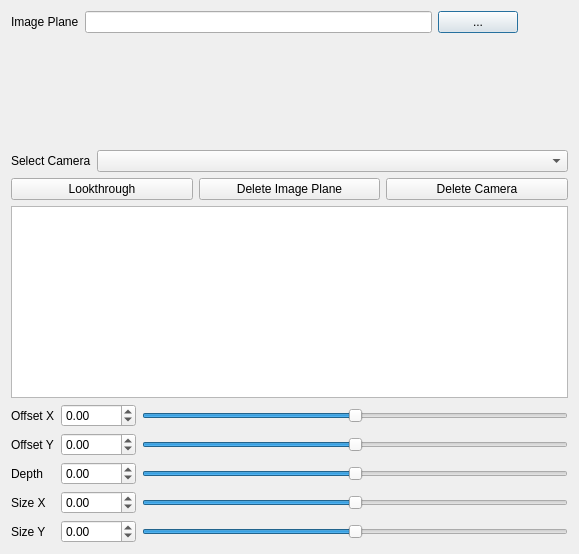
<?xml version="1.0" encoding="UTF-8"?>
<ui version="4.0">
 <class>Dialog</class>
 <widget class="QDialog" name="Dialog">
  <property name="geometry">
   <rect>
    <x>0</x>
    <y>0</y>
    <width>579</width>
    <height>554</height>
   </rect>
  </property>
  <property name="windowTitle">
   <string>Dialog</string>
  </property>
  <layout class="QGridLayout" name="gridLayout_6">
   <item row="0" column="0">
    <layout class="QVBoxLayout" name="verticalLayout">
     <property name="topMargin">
      <number>0</number>
     </property>
     <item>
      <layout class="QHBoxLayout" name="horizontalLayout_7">
       <property name="topMargin">
        <number>0</number>
       </property>
       <property name="rightMargin">
        <number>50</number>
       </property>
       <item>
        <layout class="QGridLayout" name="gridLayout_7">
         <item row="0" column="0">
          <widget class="QLabel" name="imagePlaneLabel">
           <property name="text">
            <string>Image Plane</string>
           </property>
          </widget>
         </item>
         <item row="0" column="1">
          <widget class="QLineEdit" name="imagePlaneLineEdit"/>
         </item>
        </layout>
       </item>
       <item>
        <widget class="QPushButton" name="imageplane_pb">
         <property name="text">
          <string>...</string>
         </property>
        </widget>
       </item>
      </layout>
     </item>
     <item>
      <spacer name="verticalSpacer">
       <property name="orientation">
        <enum>Qt::Vertical</enum>
       </property>
       <property name="sizeHint" stdset="0">
        <size>
         <width>20</width>
         <height>40</height>
        </size>
       </property>
      </spacer>
     </item>
     <item>
      <layout class="QFormLayout" name="formLayout_2">
       <item row="0" column="0">
        <widget class="QLabel" name="selectCameraLabel">
         <property name="text">
          <string>Select Camera</string>
         </property>
        </widget>
       </item>
       <item row="0" column="1">
        <widget class="QComboBox" name="selectcame_cb"/>
       </item>
      </layout>
     </item>
     <item>
      <layout class="QHBoxLayout" name="horizontalLayout">
       <item>
        <widget class="QPushButton" name="lookthrough_pb">
         <property name="text">
          <string>Lookthrough</string>
         </property>
        </widget>
       </item>
       <item>
        <widget class="QPushButton" name="deleteip_btn">
         <property name="text">
          <string>Delete Image Plane</string>
         </property>
        </widget>
       </item>
       <item>
        <widget class="QPushButton" name="deleteca_btn">
         <property name="text">
          <string>Delete Camera</string>
         </property>
        </widget>
       </item>
      </layout>
     </item>
     <item>
      <widget class="QListWidget" name="listWidget"/>
     </item>
     <item>
      <layout class="QGridLayout" name="gridLayout_5">
       <item row="0" column="2">
        <widget class="QSlider" name="offsetx_slider">
         <property name="minimum">
          <number>-100</number>
         </property>
         <property name="maximum">
          <number>100</number>
         </property>
         <property name="singleStep">
          <number>1</number>
         </property>
         <property name="orientation">
          <enum>Qt::Horizontal</enum>
         </property>
        </widget>
       </item>
       <item row="1" column="2">
        <widget class="QSlider" name="offsety_slider">
         <property name="minimum">
          <number>-100</number>
         </property>
         <property name="maximum">
          <number>100</number>
         </property>
         <property name="orientation">
          <enum>Qt::Horizontal</enum>
         </property>
        </widget>
       </item>
       <item row="3" column="0">
        <widget class="QLabel" name="depthLabel">
         <property name="text">
          <string>Depth</string>
         </property>
        </widget>
       </item>
       <item row="1" column="0">
        <widget class="QLabel" name="label_2">
         <property name="text">
          <string>Offset Y</string>
         </property>
        </widget>
       </item>
       <item row="5" column="0">
        <widget class="QLabel" name="label_4">
         <property name="text">
          <string>Size Y</string>
         </property>
        </widget>
       </item>
       <item row="1" column="1">
        <widget class="QDoubleSpinBox" name="offsety_sb">
         <property name="minimum">
          <double>-1.000000000000000</double>
         </property>
         <property name="maximum">
          <double>1.000000000000000</double>
         </property>
         <property name="singleStep">
          <double>0.010000000000000</double>
         </property>
        </widget>
       </item>
       <item row="0" column="0">
        <widget class="QLabel" name="label">
         <property name="text">
          <string>Offset X</string>
         </property>
        </widget>
       </item>
       <item row="4" column="1">
        <widget class="QDoubleSpinBox" name="scalex_sb">
         <property name="minimum">
          <double>-100.000000000000000</double>
         </property>
         <property name="maximum">
          <double>100.000000000000000</double>
         </property>
        </widget>
       </item>
       <item row="0" column="1">
        <widget class="QDoubleSpinBox" name="offsetx_sb">
         <property name="minimum">
          <double>-1.000000000000000</double>
         </property>
         <property name="maximum">
          <double>1.000000000000000</double>
         </property>
         <property name="singleStep">
          <double>0.010000000000000</double>
         </property>
        </widget>
       </item>
       <item row="3" column="1">
        <widget class="QDoubleSpinBox" name="depth_sb">
         <property name="minimum">
          <double>-1000.000000000000000</double>
         </property>
         <property name="maximum">
          <double>1000.000000000000000</double>
         </property>
        </widget>
       </item>
       <item row="4" column="0">
        <widget class="QLabel" name="label_3">
         <property name="text">
          <string>Size X</string>
         </property>
        </widget>
       </item>
       <item row="5" column="1">
        <widget class="QDoubleSpinBox" name="scaley_sb">
         <property name="minimum">
          <double>-100.000000000000000</double>
         </property>
         <property name="maximum">
          <double>100.000000000000000</double>
         </property>
        </widget>
       </item>
       <item row="3" column="2">
        <widget class="QSlider" name="depth_slider">
         <property name="minimum">
          <number>-1000</number>
         </property>
         <property name="maximum">
          <number>1000</number>
         </property>
         <property name="orientation">
          <enum>Qt::Horizontal</enum>
         </property>
        </widget>
       </item>
       <item row="4" column="2">
        <widget class="QSlider" name="scalex_slider">
         <property name="minimum">
          <number>-100</number>
         </property>
         <property name="maximum">
          <number>100</number>
         </property>
         <property name="orientation">
          <enum>Qt::Horizontal</enum>
         </property>
        </widget>
       </item>
       <item row="5" column="2">
        <widget class="QSlider" name="scaley_slider">
         <property name="minimum">
          <number>-100</number>
         </property>
         <property name="maximum">
          <number>100</number>
         </property>
         <property name="orientation">
          <enum>Qt::Horizontal</enum>
         </property>
        </widget>
       </item>
      </layout>
     </item>
    </layout>
   </item>
  </layout>
 </widget>
 <resources/>
 <connections/>
</ui>
